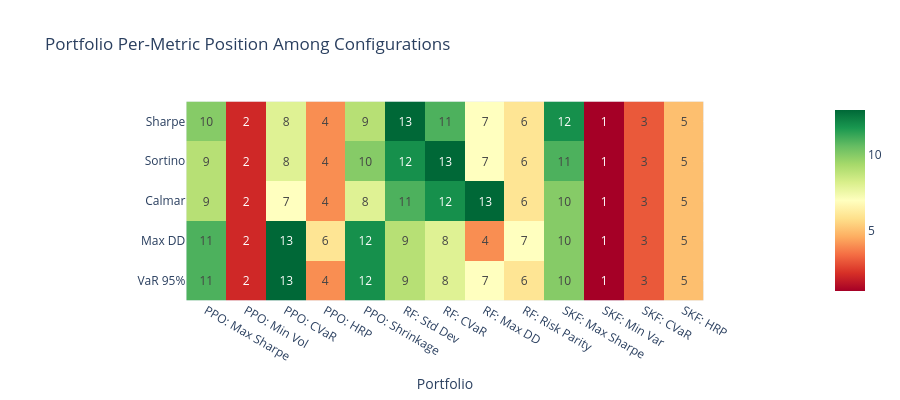

Notebook source saved alongside this figure:
### Markdown cell above
**Interpretation**: The scatter plot is useful for spotting dominance relationships.
If several portfolios occupy the same neighborhood, the library choice should be
driven by tooling and constraints rather than by tiny performance differences.

### Code cell
# Metrics heatmap
metrics_cols = ["Sharpe", "Sortino", "Calmar", "Max DD", "VaR 95%"]

# Normalize for heatmap (higher is better except Max DD and VaR)
heatmap_data = eval_pd.set_index("Portfolio")[metrics_cols].copy()
heatmap_data["Max DD"] = -heatmap_data["Max DD"]  # Flip sign
heatmap_data["VaR 95%"] = -heatmap_data["VaR 95%"]  # Flip sign

# Rank (higher = better)
ranked = heatmap_data.rank(axis=0)

fig = px.imshow(
    ranked.T,
    x=ranked.index,
    y=ranked.columns,
    color_continuous_scale="RdYlGn",
    title="Portfolio Per-Metric Position Among Configurations",
    text_auto=".0f",
)
fig.update_layout(height=400)
fig.show()

### Figure 1 — Plotly figure (JSON) as saved in the notebook; plotly's stock layout.template omitted (floating-point values rounded to 4 significant figures)
{"data": [{"coloraxis": "coloraxis", "hovertemplate": "Portfolio: %{x}<br>y: %{y}<br>color: %{z}<extra></extra>", "name": "0", "texttemplate": "%{z:.0f}", "type": "heatmap", "x": ["PPO: Max Sharpe", "PPO: Min Vol", "PPO: CVaR", "PPO: HRP", "PPO: Shrinkage", "RF: Std Dev", "RF: CVaR", "RF: Max DD", "RF: Risk Parity", "SKF: Max Sharpe", "SKF: Min Var", "SKF: CVaR", "SKF: HRP"], "xaxis": "x", "y": ["Sharpe", "Sortino", "Calmar", "Max DD", "VaR 95%"], "yaxis": "y", "z": [[10.0, 2.0, 8.0, 4.0, 9.0, 13.0, 11.0, 7.0, 6.0, 12.0, 1.0, 3.0, 5.0], [9.0, 2.0, 8.0, 4.0, 10.0, 12.0, 13.0, 7.0, 6.0, 11.0, 1.0, 3.0, 5.0], [9.0, 2.0, 7.0, 4.0, 8.0, 11.0, 12.0, 13.0, 6.0, 10.0, 1.0, 3.0, 5.0], [11.0, 2.0, 13.0, 6.0, 12.0, 9.0, 8.0, 4.0, 7.0, 10.0, 1.0, 3.0, 5.0], [11.0, 2.0, 13.0, 4.0, 12.0, 9.0, 8.0, 7.0, 6.0, 10.0, 1.0, 3.0, 5.0]]}], "layout": {"coloraxis": {"colorscale": [[0.0, "rgb(165,0,38)"], [0.1, "rgb(215,48,39)"], [0.2, "rgb(244,109,67)"], [0.3, "rgb(253,174,97)"], [0.4, "rgb(254,224,139)"], [0.5, "rgb(255,255,191)"], [0.6, "rgb(217,239,139)"], [0.7, "rgb(166,217,106)"], [0.8, "rgb(102,189,99)"], [0.9, "rgb(26,152,80)"], [1.0, "rgb(0,104,55)"]]}, "height": 400, "title": {"text": "Portfolio Per-Metric Position Among Configurations"}, "xaxis": {"anchor": "y", "constrain": "domain", "domain": [0.0, 1.0], "scaleanchor": "y", "title": {"text": "Portfolio"}}, "yaxis": {"anchor": "x", "autorange": "reversed", "constrain": "domain", "domain": [0.0, 1.0]}}}
